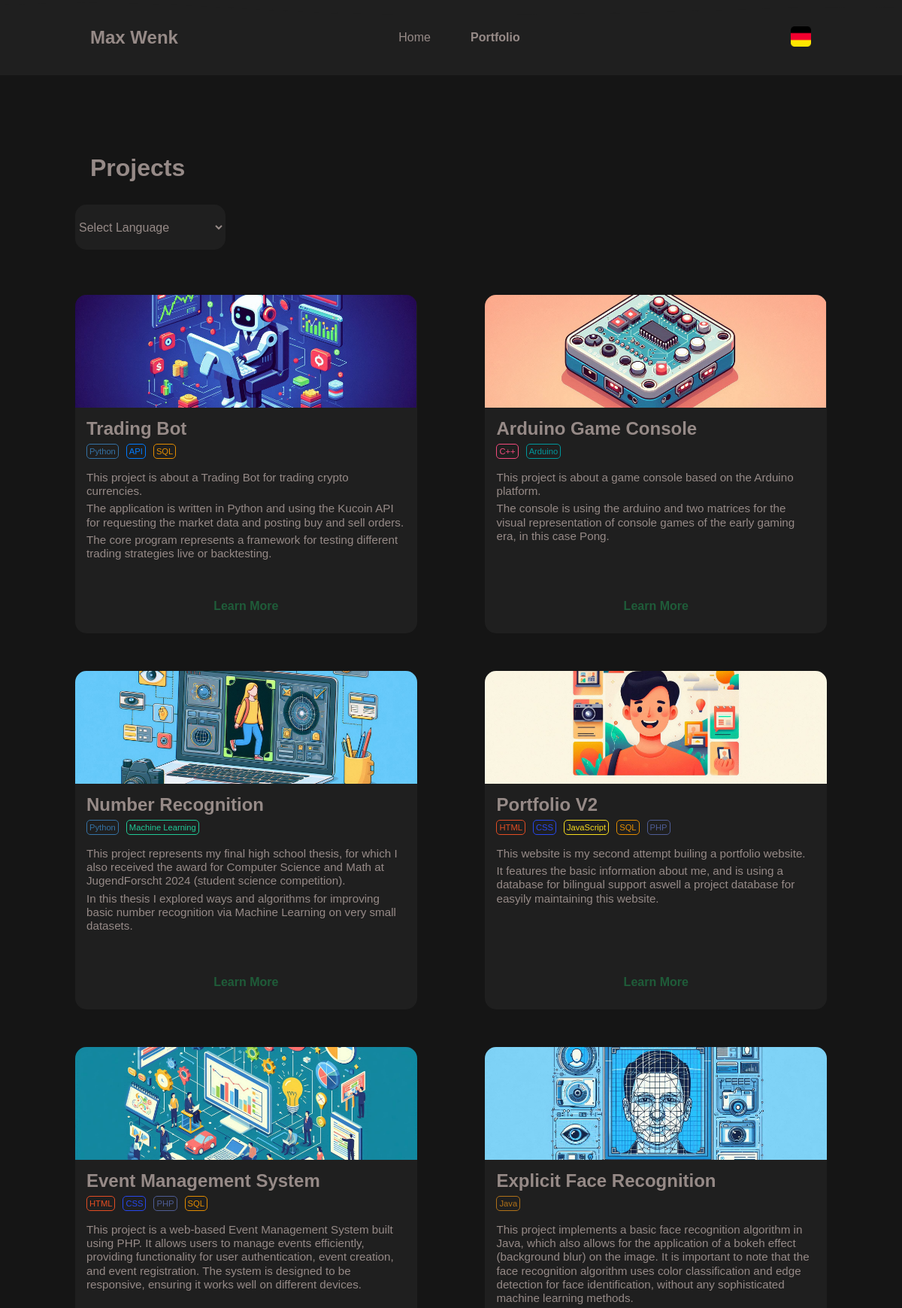
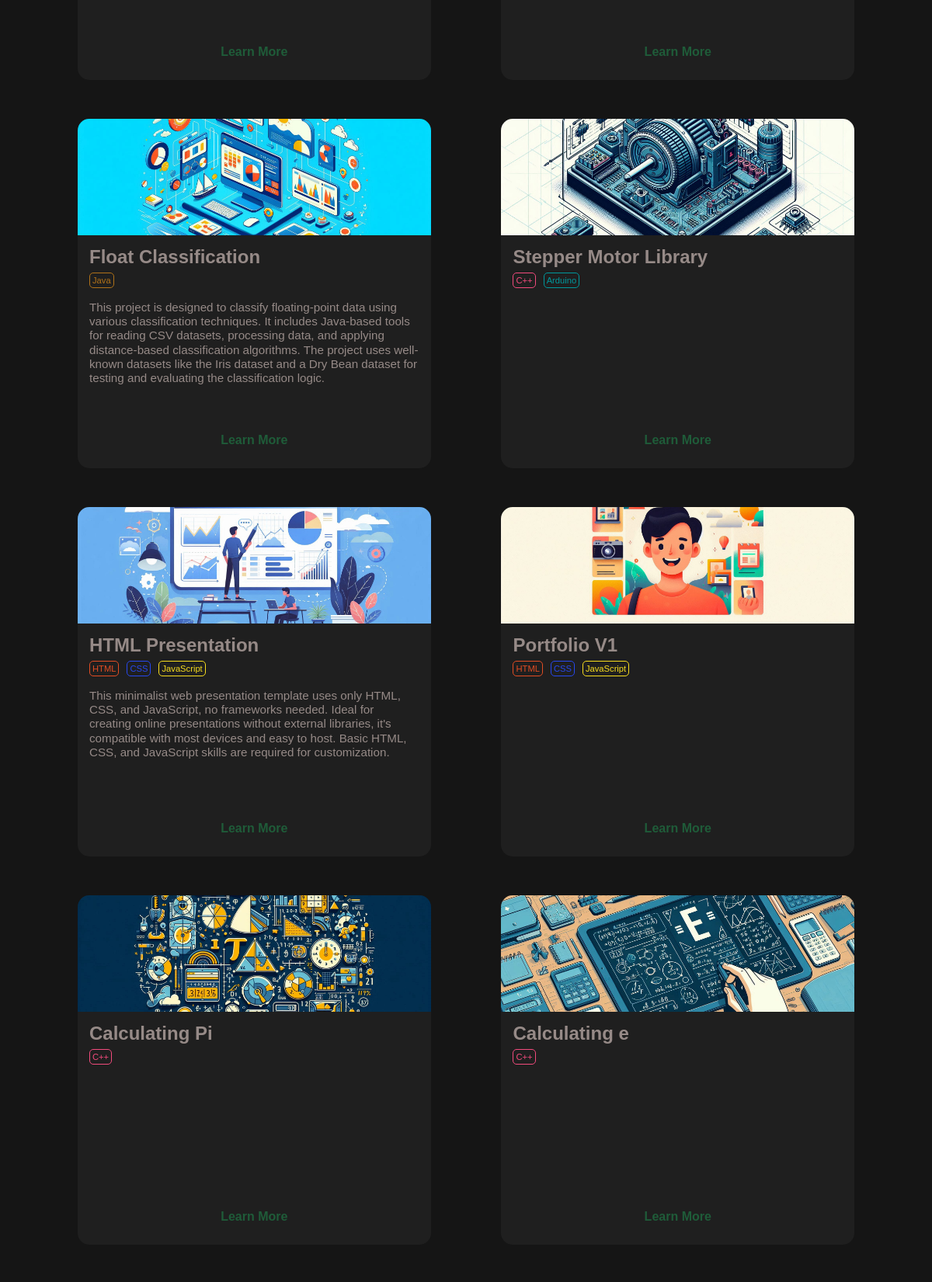
Screenshot of /portfolio.php (upper part) with the database file from the repository (2 pictures, top to bottom).
### config/load.php (called while the page is built)
<?php
  $sql = "SELECT * FROM `language-db`";
  $languageBody = array();
  if ($result = $link->query($sql)) {
    $rowCount = mysqli_num_rows($result);
    while ($row = $result->fetch_assoc()) {
      array_push($languageBody, $row);
    }
  }else {
    echo " <script> alert('The languages from the database have not loaded correctly!'); </script>" ;
  }
  $sql = "SELECT * FROM `project-db`";
  $projectBody = array();
  if ($result = $link->query($sql)) {
    $rowCount = mysqli_num_rows($result);
    while ($row = $result->fetch_assoc()) {
      array_push($projectBody, $row);
    }
  }else {
    echo " <script> alert('The projects from the database have not loaded correctly!'); </script>" ;
  }
  $technologies = [
    "html" => "HTML",
    "css" => "CSS",
    "js" => "JavaScript",
    "sql" => "SQL",
    "php" => "PHP",
    "python" => "Python",
    "java" => "Java",
    "cpp" => "C++",
    "api" => "API",
    "arduino" => "Arduino",
    "ml" => "Machine Learning",
  ]
 ?>

### portfolio.php (the view, shortened to what this page needs)
<?php
  if(isSet($_SESSION['lang'])) {
    $lang = $_SESSION['lang'];
    $_SESSION['lang'] = $lang;
  }else {
    $lang = "en";
  }
  require_once "config/config.php";
  require_once "config/load.php";
?>
<!DOCTYPE html>
<html lang="en">
	<head>
		<link rel="stylesheet"  href="style/style.css"  type="text/css">
		<link rel="stylesheet"  href="style/index.css"  type="text/css">
	</head>
  <body id="body">
		<header>
			<img title="Scroll Down" class="ext_1 scale-down-height-img" draggable="false" src="img/header_left.png" alt="">
			<img title="Scroll Down" class="ext_2 scale-down-height-img" draggable="false" src="img/header_right.png" alt="">
			<div class="header-bar">
				<div class="nav-name">
					<p>Max Wenk</p>
				</div>
				<div class="navigation">
					<a style="float: left; margin-left: 70px; text-align: right;" href="index.php">Home</a>
					<a style="float: right; margin-right: 70px; text-align: left; font-style: underline; font-weight: bold;" href="#">Portfolio</a>
				</div>
				<div class="language">
					<form class="" action="" method="post">
								<button class="btn btn-primary" type="submit" name="change_lang" title="<?php echo $languageBody[array_search('header-lang-select', array_column($languageBody, 'descriptor'))][$lang]; ?>">
									<?php
										if ($lang == "de") {
											echo '<img src="img/english.png" alt="">';
										}else {
											echo '<img src="img/german.png" alt="">';
										}
									 ?>
								</button>
					</form>
				</div>
			</div>
		</header>
    <?php
    $projectNumber = count($projectBody) ;
    if (($projectNumber % 2) == 1) {
      $projectLineCount = ($projectNumber +1) / 2;
    } else {
      $projectLineCount = $projectNumber / 2;
    }
      $projectName = $projectBody[$project]['descriptor']; ?>
    <div class="section project" style="margin-top: 50px;" id="projectScroll">
			<h1>
        <?php echo $languageBody[array_search('projects-project', array_column($languageBody, 'descriptor'))][$lang]; ?>
      </h1>
      <form class="" action="" method="post">
        <select class="" name="tech_select"onchange="this.form.submit(); this.size=1; this.blur();">
          <option value=""><?php echo $languageBody[array_search('projects-select_tech', array_column($languageBody, 'descriptor'))][$lang]; ?></option>
        </select>
      </form>
      <?php
        $tempProjectCounter = 0;
        for ($projectLine=0; $projectLine < $projectLineCount; $projectLine++) {
          ?>
          <div style="min-height: 450px; margin-bottom: 50px;">
            <?php
            for ($projectPerLine=0; $projectPerLine < 2; $projectPerLine++) {?>
              <div class="project-page
                <?php
                if ($projectLine == 0) {
                  if (($tempProjectCounter % 2) == 0) {
                    echo "slide-in-left-element-1";
                  } else {
                    echo "slide-in-right-element-1";
                  }
                } else {
                  if (($tempProjectCounter % 2) == 0) {
                    echo "slide-in-left-element";
                  } else {
                    echo "slide-in-right-element";
                  }
                }
                ?>
              " style="<?php if ($tempProjectCounter >= $projectNumber) { echo "visibility: hidden;";} ?>">
      					<?php $projectName = $projectBody[$tempProjectCounter]['descriptor']; ?>
      					<img src="<?php echo $projectBody[array_search($projectName, array_column($projectBody, 'descriptor'))]['link-img'];?>" alt="">
      					<h2>
      						<?php echo $languageBody[array_search($projectBody[array_search($projectName, array_column($projectBody, 'descriptor'))]['name'], array_column($languageBody, 'descriptor'))][$lang]; ?>
      					</h2>
      					<div class="technologies">
      						<?php
      							$technology = $projectBody[array_search($projectName, array_column($projectBody, 'descriptor'))]['technology'];
      							$technologySplit = explode(";", $technology);
      							foreach ($technologySplit as $item) {
      								$item = str_replace(' ', '', $item);
      								?><p class="<?php echo $item; ?>"><?php echo $technologies[$item]; ?></p><?php
      							}
      						?>
      					</div>
      					<p class="preview">
      						<?php echo $languageBody[array_search($projectBody[array_search($projectName, array_column($projectBody, 'descriptor'))]['description-short'], array_column($languageBody, 'descriptor'))][$lang]; ?>
      					</p>
      					<button class="popup-btn" onclick="showProjectPopUp('<?php echo $projectName; ?>')" style="cursor: pointer;">
      						<?php echo $languageBody[array_search('projects-learnmore', array_column($languageBody, 'descriptor'))][$lang]; ?>
      					</button>
      				</div>
              <?php
              $tempProjectCounter++;
            }
            ?>
          </div>
        <?php
        }
      ?>
  </body>
</html>

### rows the page displays
language-db: en "Projects"
language-db: tech_select "Select Language"
project-db: value (picture), descriptor+name "Trading Bot", value "This project is about a Trading Bot for trading crypto currencies. The application is written in Python and using the Kucoin API for requesting the market data and posting buy and sell orders. The core program represents a framework for testing different trading strategies live or backtesting."
language-db: en "Learn More"
project-db: value (picture), descriptor+name "Arduino Game Console", item "C++", item "Arduino", value "This project is about a game console based on the Arduino platform. The console is using the arduino and two matrices for the visual representation of console games of the early gaming era, in this case Pong."
project-db: value (picture), descriptor+name "Number Recognition", item "Python", item "Machine Learning", value "This project represents my final high school thesis, for which I also received the award for Computer Science and Math at JugendForscht 2024 (student science competition). In this thesis I explored ways and algorithms for improving basic number recognition via Machine Learning on very small datasets."
project-db: value (picture), descriptor+name "Portfolio V2", item "HTML", item "CSS", item "JavaScript", item "SQL", item "PHP", value "This website is my second attempt builing a portfolio website. It features the basic information about me, and is using a database for bilingual support aswell a project database for easyily maintaining this website."
project-db: value (picture), descriptor+name "Event Management System", item "HTML", item "CSS", item "PHP", item "SQL", value "This project is a web-based Event Management System built using PHP. It allows users to manage events efficiently, providing functionality for user authentication, event creation, and event registration. The system is designed to be responsive, ensuring it works well on different devices."
project-db: value (picture), descriptor+name "Explicit Face Recognition", item "Java", value "This project implements a basic face recognition algorithm in Java, which also allows for the application of a bokeh effect (background blur) on the image. It is important to note that the face recognition algorithm uses color classification and edge detection for face identification, without any sophisticated machine learning methods."
project-db: value (picture), descriptor+name "Float Classification", item "Java", value "This project is designed to classify floating-point data using various classification techniques. It includes Java-based tools for reading CSV datasets, processing data, and applying distance-based classification algorithms. The project uses well-known datasets like the Iris dataset and a Dry Bean dataset for testing and evaluating the classification logic."
project-db: value (picture), descriptor+name "Stepper Motor Library", item "C++", item "Arduino"
project-db: value (picture), descriptor+name "HTML Presentation", item "HTML", item "CSS", item "JavaScript", value "This minimalist web presentation template uses only HTML, CSS, and JavaScript, no frameworks needed. Ideal for creating online presentations without external libraries, it's compatible with most devices and easy to host. Basic HTML, CSS, and JavaScript skills are required for customization."
project-db: value (picture), descriptor+name "Portfolio V1", item "HTML", item "CSS", item "JavaScript"
project-db: value (picture), descriptor+name "Calculating Pi", item "C++"
project-db: value (picture), descriptor+name "Calculating e", item "C++"

### other values shown
$technologies[$item] "Python"
$technologies[$item] "API"
$technologies[$item] "SQL"
